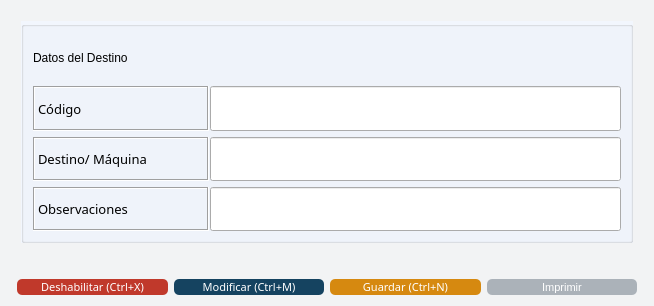
<?xml version="1.0" encoding="UTF-8"?>
<ui version="4.0">
 <class>Detalle_Operario</class>
 <widget class="QWidget" name="Detalle_Operario">
  <property name="geometry">
   <rect>
    <x>0</x>
    <y>0</y>
    <width>654</width>
    <height>306</height>
   </rect>
  </property>
  <property name="sizePolicy">
   <sizepolicy hsizetype="Preferred" vsizetype="Expanding">
    <horstretch>0</horstretch>
    <verstretch>0</verstretch>
   </sizepolicy>
  </property>
  <property name="palette">
   <palette>
    <active>
     <colorrole role="WindowText">
      <brush brushstyle="SolidPattern">
       <color alpha="255">
        <red>0</red>
        <green>0</green>
        <blue>0</blue>
       </color>
      </brush>
     </colorrole>
     <colorrole role="Button">
      <brush brushstyle="SolidPattern">
       <color alpha="255">
        <red>242</red>
        <green>243</green>
        <blue>244</blue>
       </color>
      </brush>
     </colorrole>
     <colorrole role="Light">
      <brush brushstyle="SolidPattern">
       <color alpha="255">
        <red>255</red>
        <green>255</green>
        <blue>255</blue>
       </color>
      </brush>
     </colorrole>
     <colorrole role="Midlight">
      <brush brushstyle="SolidPattern">
       <color alpha="255">
        <red>248</red>
        <green>249</green>
        <blue>249</blue>
       </color>
      </brush>
     </colorrole>
     <colorrole role="Dark">
      <brush brushstyle="SolidPattern">
       <color alpha="255">
        <red>121</red>
        <green>121</green>
        <blue>122</blue>
       </color>
      </brush>
     </colorrole>
     <colorrole role="Mid">
      <brush brushstyle="SolidPattern">
       <color alpha="255">
        <red>161</red>
        <green>162</green>
        <blue>163</blue>
       </color>
      </brush>
     </colorrole>
     <colorrole role="Text">
      <brush brushstyle="SolidPattern">
       <color alpha="255">
        <red>0</red>
        <green>0</green>
        <blue>0</blue>
       </color>
      </brush>
     </colorrole>
     <colorrole role="BrightText">
      <brush brushstyle="SolidPattern">
       <color alpha="255">
        <red>255</red>
        <green>255</green>
        <blue>255</blue>
       </color>
      </brush>
     </colorrole>
     <colorrole role="ButtonText">
      <brush brushstyle="SolidPattern">
       <color alpha="255">
        <red>0</red>
        <green>0</green>
        <blue>0</blue>
       </color>
      </brush>
     </colorrole>
     <colorrole role="Base">
      <brush brushstyle="SolidPattern">
       <color alpha="255">
        <red>255</red>
        <green>255</green>
        <blue>255</blue>
       </color>
      </brush>
     </colorrole>
     <colorrole role="Window">
      <brush brushstyle="SolidPattern">
       <color alpha="255">
        <red>242</red>
        <green>243</green>
        <blue>244</blue>
       </color>
      </brush>
     </colorrole>
     <colorrole role="Shadow">
      <brush brushstyle="SolidPattern">
       <color alpha="255">
        <red>0</red>
        <green>0</green>
        <blue>0</blue>
       </color>
      </brush>
     </colorrole>
     <colorrole role="AlternateBase">
      <brush brushstyle="SolidPattern">
       <color alpha="255">
        <red>248</red>
        <green>249</green>
        <blue>249</blue>
       </color>
      </brush>
     </colorrole>
     <colorrole role="ToolTipBase">
      <brush brushstyle="SolidPattern">
       <color alpha="255">
        <red>255</red>
        <green>255</green>
        <blue>220</blue>
       </color>
      </brush>
     </colorrole>
     <colorrole role="ToolTipText">
      <brush brushstyle="SolidPattern">
       <color alpha="255">
        <red>0</red>
        <green>0</green>
        <blue>0</blue>
       </color>
      </brush>
     </colorrole>
    </active>
    <inactive>
     <colorrole role="WindowText">
      <brush brushstyle="SolidPattern">
       <color alpha="255">
        <red>0</red>
        <green>0</green>
        <blue>0</blue>
       </color>
      </brush>
     </colorrole>
     <colorrole role="Button">
      <brush brushstyle="SolidPattern">
       <color alpha="255">
        <red>242</red>
        <green>243</green>
        <blue>244</blue>
       </color>
      </brush>
     </colorrole>
     <colorrole role="Light">
      <brush brushstyle="SolidPattern">
       <color alpha="255">
        <red>255</red>
        <green>255</green>
        <blue>255</blue>
       </color>
      </brush>
     </colorrole>
     <colorrole role="Midlight">
      <brush brushstyle="SolidPattern">
       <color alpha="255">
        <red>248</red>
        <green>249</green>
        <blue>249</blue>
       </color>
      </brush>
     </colorrole>
     <colorrole role="Dark">
      <brush brushstyle="SolidPattern">
       <color alpha="255">
        <red>121</red>
        <green>121</green>
        <blue>122</blue>
       </color>
      </brush>
     </colorrole>
     <colorrole role="Mid">
      <brush brushstyle="SolidPattern">
       <color alpha="255">
        <red>161</red>
        <green>162</green>
        <blue>163</blue>
       </color>
      </brush>
     </colorrole>
     <colorrole role="Text">
      <brush brushstyle="SolidPattern">
       <color alpha="255">
        <red>0</red>
        <green>0</green>
        <blue>0</blue>
       </color>
      </brush>
     </colorrole>
     <colorrole role="BrightText">
      <brush brushstyle="SolidPattern">
       <color alpha="255">
        <red>255</red>
        <green>255</green>
        <blue>255</blue>
       </color>
      </brush>
     </colorrole>
     <colorrole role="ButtonText">
      <brush brushstyle="SolidPattern">
       <color alpha="255">
        <red>0</red>
        <green>0</green>
        <blue>0</blue>
       </color>
      </brush>
     </colorrole>
     <colorrole role="Base">
      <brush brushstyle="SolidPattern">
       <color alpha="255">
        <red>255</red>
        <green>255</green>
        <blue>255</blue>
       </color>
      </brush>
     </colorrole>
     <colorrole role="Window">
      <brush brushstyle="SolidPattern">
       <color alpha="255">
        <red>242</red>
        <green>243</green>
        <blue>244</blue>
       </color>
      </brush>
     </colorrole>
     <colorrole role="Shadow">
      <brush brushstyle="SolidPattern">
       <color alpha="255">
        <red>0</red>
        <green>0</green>
        <blue>0</blue>
       </color>
      </brush>
     </colorrole>
     <colorrole role="AlternateBase">
      <brush brushstyle="SolidPattern">
       <color alpha="255">
        <red>248</red>
        <green>249</green>
        <blue>249</blue>
       </color>
      </brush>
     </colorrole>
     <colorrole role="ToolTipBase">
      <brush brushstyle="SolidPattern">
       <color alpha="255">
        <red>255</red>
        <green>255</green>
        <blue>220</blue>
       </color>
      </brush>
     </colorrole>
     <colorrole role="ToolTipText">
      <brush brushstyle="SolidPattern">
       <color alpha="255">
        <red>0</red>
        <green>0</green>
        <blue>0</blue>
       </color>
      </brush>
     </colorrole>
    </inactive>
    <disabled>
     <colorrole role="WindowText">
      <brush brushstyle="SolidPattern">
       <color alpha="255">
        <red>121</red>
        <green>121</green>
        <blue>122</blue>
       </color>
      </brush>
     </colorrole>
     <colorrole role="Button">
      <brush brushstyle="SolidPattern">
       <color alpha="255">
        <red>242</red>
        <green>243</green>
        <blue>244</blue>
       </color>
      </brush>
     </colorrole>
     <colorrole role="Light">
      <brush brushstyle="SolidPattern">
       <color alpha="255">
        <red>255</red>
        <green>255</green>
        <blue>255</blue>
       </color>
      </brush>
     </colorrole>
     <colorrole role="Midlight">
      <brush brushstyle="SolidPattern">
       <color alpha="255">
        <red>248</red>
        <green>249</green>
        <blue>249</blue>
       </color>
      </brush>
     </colorrole>
     <colorrole role="Dark">
      <brush brushstyle="SolidPattern">
       <color alpha="255">
        <red>121</red>
        <green>121</green>
        <blue>122</blue>
       </color>
      </brush>
     </colorrole>
     <colorrole role="Mid">
      <brush brushstyle="SolidPattern">
       <color alpha="255">
        <red>161</red>
        <green>162</green>
        <blue>163</blue>
       </color>
      </brush>
     </colorrole>
     <colorrole role="Text">
      <brush brushstyle="SolidPattern">
       <color alpha="255">
        <red>121</red>
        <green>121</green>
        <blue>122</blue>
       </color>
      </brush>
     </colorrole>
     <colorrole role="BrightText">
      <brush brushstyle="SolidPattern">
       <color alpha="255">
        <red>255</red>
        <green>255</green>
        <blue>255</blue>
       </color>
      </brush>
     </colorrole>
     <colorrole role="ButtonText">
      <brush brushstyle="SolidPattern">
       <color alpha="255">
        <red>121</red>
        <green>121</green>
        <blue>122</blue>
       </color>
      </brush>
     </colorrole>
     <colorrole role="Base">
      <brush brushstyle="SolidPattern">
       <color alpha="255">
        <red>242</red>
        <green>243</green>
        <blue>244</blue>
       </color>
      </brush>
     </colorrole>
     <colorrole role="Window">
      <brush brushstyle="SolidPattern">
       <color alpha="255">
        <red>242</red>
        <green>243</green>
        <blue>244</blue>
       </color>
      </brush>
     </colorrole>
     <colorrole role="Shadow">
      <brush brushstyle="SolidPattern">
       <color alpha="255">
        <red>0</red>
        <green>0</green>
        <blue>0</blue>
       </color>
      </brush>
     </colorrole>
     <colorrole role="AlternateBase">
      <brush brushstyle="SolidPattern">
       <color alpha="255">
        <red>242</red>
        <green>243</green>
        <blue>244</blue>
       </color>
      </brush>
     </colorrole>
     <colorrole role="ToolTipBase">
      <brush brushstyle="SolidPattern">
       <color alpha="255">
        <red>255</red>
        <green>255</green>
        <blue>220</blue>
       </color>
      </brush>
     </colorrole>
     <colorrole role="ToolTipText">
      <brush brushstyle="SolidPattern">
       <color alpha="255">
        <red>0</red>
        <green>0</green>
        <blue>0</blue>
       </color>
      </brush>
     </colorrole>
    </disabled>
   </palette>
  </property>
  <property name="windowTitle">
   <string notr="true">Detalles de destino</string>
  </property>
  <property name="windowOpacity">
   <double>13.000000000000000</double>
  </property>
  <layout class="QGridLayout" name="gridLayout_2">
   <item row="1" column="3">
    <widget class="QPushButton" name="btn_nuevo">
     <property name="sizePolicy">
      <sizepolicy hsizetype="Expanding" vsizetype="Fixed">
       <horstretch>0</horstretch>
       <verstretch>0</verstretch>
      </sizepolicy>
     </property>
     <property name="maximumSize">
      <size>
       <width>200</width>
       <height>200</height>
      </size>
     </property>
     <property name="font">
      <font>
       <family>Ariall</family>
       <pointsize>-1</pointsize>
      </font>
     </property>
     <property name="styleSheet">
      <string notr="true">/*Estilos para el botón*/

#btn_nuevo{
	background-color: #D68910  ;
	color: #ffffff;
	font-family: 'Ariall';
	font-size: 11px;
	border-radius: 5px;
	}

#btn_nuevo:hover{
	background-color: #F1C40F ;
	}

</string>
     </property>
     <property name="text">
      <string>Guardar (Ctrl+N)</string>
     </property>
     <property name="icon">
      <iconset>
       <normaloff>../ico/save.ico</normaloff>../ico/save.ico</iconset>
     </property>
     <property name="iconSize">
      <size>
       <width>40</width>
       <height>40</height>
      </size>
     </property>
     <property name="shortcut">
      <string>Ctrl+N</string>
     </property>
    </widget>
   </item>
   <item row="1" column="1">
    <widget class="QPushButton" name="btn_deshabilitar">
     <property name="sizePolicy">
      <sizepolicy hsizetype="Expanding" vsizetype="Fixed">
       <horstretch>0</horstretch>
       <verstretch>0</verstretch>
      </sizepolicy>
     </property>
     <property name="maximumSize">
      <size>
       <width>200</width>
       <height>200</height>
      </size>
     </property>
     <property name="palette">
      <palette>
       <active>
        <colorrole role="WindowText">
         <brush brushstyle="SolidPattern">
          <color alpha="255">
           <red>255</red>
           <green>255</green>
           <blue>255</blue>
          </color>
         </brush>
        </colorrole>
        <colorrole role="Button">
         <brush brushstyle="SolidPattern">
          <color alpha="255">
           <red>192</red>
           <green>57</green>
           <blue>43</blue>
          </color>
         </brush>
        </colorrole>
        <colorrole role="Light">
         <brush brushstyle="SolidPattern">
          <color alpha="255">
           <red>127</red>
           <green>255</green>
           <blue>191</blue>
          </color>
         </brush>
        </colorrole>
        <colorrole role="Midlight">
         <brush brushstyle="SolidPattern">
          <color alpha="255">
           <red>106</red>
           <green>212</green>
           <blue>159</blue>
          </color>
         </brush>
        </colorrole>
        <colorrole role="Dark">
         <brush brushstyle="SolidPattern">
          <color alpha="255">
           <red>42</red>
           <green>85</green>
           <blue>63</blue>
          </color>
         </brush>
        </colorrole>
        <colorrole role="Mid">
         <brush brushstyle="SolidPattern">
          <color alpha="255">
           <red>56</red>
           <green>113</green>
           <blue>84</blue>
          </color>
         </brush>
        </colorrole>
        <colorrole role="Text">
         <brush brushstyle="SolidPattern">
          <color alpha="255">
           <red>255</red>
           <green>255</green>
           <blue>255</blue>
          </color>
         </brush>
        </colorrole>
        <colorrole role="BrightText">
         <brush brushstyle="SolidPattern">
          <color alpha="255">
           <red>255</red>
           <green>255</green>
           <blue>255</blue>
          </color>
         </brush>
        </colorrole>
        <colorrole role="ButtonText">
         <brush brushstyle="SolidPattern">
          <color alpha="255">
           <red>255</red>
           <green>255</green>
           <blue>255</blue>
          </color>
         </brush>
        </colorrole>
        <colorrole role="Base">
         <brush brushstyle="SolidPattern">
          <color alpha="255">
           <red>192</red>
           <green>57</green>
           <blue>43</blue>
          </color>
         </brush>
        </colorrole>
        <colorrole role="Window">
         <brush brushstyle="SolidPattern">
          <color alpha="255">
           <red>192</red>
           <green>57</green>
           <blue>43</blue>
          </color>
         </brush>
        </colorrole>
        <colorrole role="Shadow">
         <brush brushstyle="SolidPattern">
          <color alpha="255">
           <red>0</red>
           <green>0</green>
           <blue>0</blue>
          </color>
         </brush>
        </colorrole>
        <colorrole role="AlternateBase">
         <brush brushstyle="SolidPattern">
          <color alpha="255">
           <red>170</red>
           <green>212</green>
           <blue>191</blue>
          </color>
         </brush>
        </colorrole>
        <colorrole role="ToolTipBase">
         <brush brushstyle="SolidPattern">
          <color alpha="255">
           <red>255</red>
           <green>255</green>
           <blue>220</blue>
          </color>
         </brush>
        </colorrole>
        <colorrole role="ToolTipText">
         <brush brushstyle="SolidPattern">
          <color alpha="255">
           <red>0</red>
           <green>0</green>
           <blue>0</blue>
          </color>
         </brush>
        </colorrole>
       </active>
       <inactive>
        <colorrole role="WindowText">
         <brush brushstyle="SolidPattern">
          <color alpha="255">
           <red>255</red>
           <green>255</green>
           <blue>255</blue>
          </color>
         </brush>
        </colorrole>
        <colorrole role="Button">
         <brush brushstyle="SolidPattern">
          <color alpha="255">
           <red>192</red>
           <green>57</green>
           <blue>43</blue>
          </color>
         </brush>
        </colorrole>
        <colorrole role="Light">
         <brush brushstyle="SolidPattern">
          <color alpha="255">
           <red>127</red>
           <green>255</green>
           <blue>191</blue>
          </color>
         </brush>
        </colorrole>
        <colorrole role="Midlight">
         <brush brushstyle="SolidPattern">
          <color alpha="255">
           <red>106</red>
           <green>212</green>
           <blue>159</blue>
          </color>
         </brush>
        </colorrole>
        <colorrole role="Dark">
         <brush brushstyle="SolidPattern">
          <color alpha="255">
           <red>42</red>
           <green>85</green>
           <blue>63</blue>
          </color>
         </brush>
        </colorrole>
        <colorrole role="Mid">
         <brush brushstyle="SolidPattern">
          <color alpha="255">
           <red>56</red>
           <green>113</green>
           <blue>84</blue>
          </color>
         </brush>
        </colorrole>
        <colorrole role="Text">
         <brush brushstyle="SolidPattern">
          <color alpha="255">
           <red>255</red>
           <green>255</green>
           <blue>255</blue>
          </color>
         </brush>
        </colorrole>
        <colorrole role="BrightText">
         <brush brushstyle="SolidPattern">
          <color alpha="255">
           <red>255</red>
           <green>255</green>
           <blue>255</blue>
          </color>
         </brush>
        </colorrole>
        <colorrole role="ButtonText">
         <brush brushstyle="SolidPattern">
          <color alpha="255">
           <red>255</red>
           <green>255</green>
           <blue>255</blue>
          </color>
         </brush>
        </colorrole>
        <colorrole role="Base">
         <brush brushstyle="SolidPattern">
          <color alpha="255">
           <red>192</red>
           <green>57</green>
           <blue>43</blue>
          </color>
         </brush>
        </colorrole>
        <colorrole role="Window">
         <brush brushstyle="SolidPattern">
          <color alpha="255">
           <red>192</red>
           <green>57</green>
           <blue>43</blue>
          </color>
         </brush>
        </colorrole>
        <colorrole role="Shadow">
         <brush brushstyle="SolidPattern">
          <color alpha="255">
           <red>0</red>
           <green>0</green>
           <blue>0</blue>
          </color>
         </brush>
        </colorrole>
        <colorrole role="AlternateBase">
         <brush brushstyle="SolidPattern">
          <color alpha="255">
           <red>170</red>
           <green>212</green>
           <blue>191</blue>
          </color>
         </brush>
        </colorrole>
        <colorrole role="ToolTipBase">
         <brush brushstyle="SolidPattern">
          <color alpha="255">
           <red>255</red>
           <green>255</green>
           <blue>220</blue>
          </color>
         </brush>
        </colorrole>
        <colorrole role="ToolTipText">
         <brush brushstyle="SolidPattern">
          <color alpha="255">
           <red>0</red>
           <green>0</green>
           <blue>0</blue>
          </color>
         </brush>
        </colorrole>
       </inactive>
       <disabled>
        <colorrole role="WindowText">
         <brush brushstyle="SolidPattern">
          <color alpha="255">
           <red>255</red>
           <green>255</green>
           <blue>255</blue>
          </color>
         </brush>
        </colorrole>
        <colorrole role="Button">
         <brush brushstyle="SolidPattern">
          <color alpha="255">
           <red>192</red>
           <green>57</green>
           <blue>43</blue>
          </color>
         </brush>
        </colorrole>
        <colorrole role="Light">
         <brush brushstyle="SolidPattern">
          <color alpha="255">
           <red>127</red>
           <green>255</green>
           <blue>191</blue>
          </color>
         </brush>
        </colorrole>
        <colorrole role="Midlight">
         <brush brushstyle="SolidPattern">
          <color alpha="255">
           <red>106</red>
           <green>212</green>
           <blue>159</blue>
          </color>
         </brush>
        </colorrole>
        <colorrole role="Dark">
         <brush brushstyle="SolidPattern">
          <color alpha="255">
           <red>42</red>
           <green>85</green>
           <blue>63</blue>
          </color>
         </brush>
        </colorrole>
        <colorrole role="Mid">
         <brush brushstyle="SolidPattern">
          <color alpha="255">
           <red>56</red>
           <green>113</green>
           <blue>84</blue>
          </color>
         </brush>
        </colorrole>
        <colorrole role="Text">
         <brush brushstyle="SolidPattern">
          <color alpha="255">
           <red>255</red>
           <green>255</green>
           <blue>255</blue>
          </color>
         </brush>
        </colorrole>
        <colorrole role="BrightText">
         <brush brushstyle="SolidPattern">
          <color alpha="255">
           <red>255</red>
           <green>255</green>
           <blue>255</blue>
          </color>
         </brush>
        </colorrole>
        <colorrole role="ButtonText">
         <brush brushstyle="SolidPattern">
          <color alpha="255">
           <red>255</red>
           <green>255</green>
           <blue>255</blue>
          </color>
         </brush>
        </colorrole>
        <colorrole role="Base">
         <brush brushstyle="SolidPattern">
          <color alpha="255">
           <red>192</red>
           <green>57</green>
           <blue>43</blue>
          </color>
         </brush>
        </colorrole>
        <colorrole role="Window">
         <brush brushstyle="SolidPattern">
          <color alpha="255">
           <red>192</red>
           <green>57</green>
           <blue>43</blue>
          </color>
         </brush>
        </colorrole>
        <colorrole role="Shadow">
         <brush brushstyle="SolidPattern">
          <color alpha="255">
           <red>0</red>
           <green>0</green>
           <blue>0</blue>
          </color>
         </brush>
        </colorrole>
        <colorrole role="AlternateBase">
         <brush brushstyle="SolidPattern">
          <color alpha="255">
           <red>85</red>
           <green>170</green>
           <blue>127</blue>
          </color>
         </brush>
        </colorrole>
        <colorrole role="ToolTipBase">
         <brush brushstyle="SolidPattern">
          <color alpha="255">
           <red>255</red>
           <green>255</green>
           <blue>220</blue>
          </color>
         </brush>
        </colorrole>
        <colorrole role="ToolTipText">
         <brush brushstyle="SolidPattern">
          <color alpha="255">
           <red>0</red>
           <green>0</green>
           <blue>0</blue>
          </color>
         </brush>
        </colorrole>
       </disabled>
      </palette>
     </property>
     <property name="font">
      <font>
       <family>Ariall</family>
       <pointsize>-1</pointsize>
      </font>
     </property>
     <property name="styleSheet">
      <string notr="true">#btn_deshabilitar{
	background-color: #C0392B ;
	color: #ffffff;
	font-family: 'Ariall';
	font-size: 11px;
	border-radius: 5px;
	}

#btn_deshabilitar:hover{
	background-color: #DF013A;
	}
</string>
     </property>
     <property name="text">
      <string>Deshabilitar (Ctrl+X)</string>
     </property>
     <property name="icon">
      <iconset>
       <normaloff>../ico/remove_from_database.ico</normaloff>../ico/remove_from_database.ico</iconset>
     </property>
     <property name="iconSize">
      <size>
       <width>40</width>
       <height>40</height>
      </size>
     </property>
    </widget>
   </item>
   <item row="1" column="2">
    <widget class="QPushButton" name="btn_modificar">
     <property name="sizePolicy">
      <sizepolicy hsizetype="Expanding" vsizetype="Fixed">
       <horstretch>0</horstretch>
       <verstretch>0</verstretch>
      </sizepolicy>
     </property>
     <property name="maximumSize">
      <size>
       <width>200</width>
       <height>200</height>
      </size>
     </property>
     <property name="font">
      <font>
       <family>Ariall</family>
       <pointsize>-1</pointsize>
      </font>
     </property>
     <property name="styleSheet">
      <string notr="true">/*Estilos para el botón*/
#btn_modificar{
	background-color: #154360;
	color: #ffffff;
	font-family: 'Ariall';
	font-size: 11px;
	border-radius: 5px;
	}

#btn_modificar:hover{
	background-color: #0101DF;
	}

</string>
     </property>
     <property name="text">
      <string>Modificar (Ctrl+M)</string>
     </property>
     <property name="icon">
      <iconset>
       <normaloff>../ico/edit.ico</normaloff>../ico/edit.ico</iconset>
     </property>
     <property name="iconSize">
      <size>
       <width>40</width>
       <height>40</height>
      </size>
     </property>
     <property name="shortcut">
      <string>Ctrl+M</string>
     </property>
     <property name="checkable">
      <bool>false</bool>
     </property>
     <property name="autoDefault">
      <bool>false</bool>
     </property>
    </widget>
   </item>
   <item row="1" column="4">
    <widget class="QPushButton" name="btn_imprimir">
     <property name="sizePolicy">
      <sizepolicy hsizetype="Expanding" vsizetype="Fixed">
       <horstretch>0</horstretch>
       <verstretch>0</verstretch>
      </sizepolicy>
     </property>
     <property name="maximumSize">
      <size>
       <width>200</width>
       <height>200</height>
      </size>
     </property>
     <property name="styleSheet">
      <string notr="true">#btn_imprimir{
	background-color: #ABB2B9;
	color: #ffffff;
	font-family: 'Ariall';
	font-size: 11px;
	border-radius: 5px;
	}

#btn_imprimir:hover{
	background-color: #D0D3D4 ;
	}</string>
     </property>
     <property name="text">
      <string>Imprimir</string>
     </property>
     <property name="icon">
      <iconset>
       <normaloff>../ico/hardware-page-peripheral-print-printer-icon--icon-search-engine-13.png</normaloff>../ico/hardware-page-peripheral-print-printer-icon--icon-search-engine-13.png</iconset>
     </property>
     <property name="iconSize">
      <size>
       <width>40</width>
       <height>40</height>
      </size>
     </property>
    </widget>
   </item>
   <item row="0" column="0" colspan="6">
    <layout class="QGridLayout" name="gridLayout" rowstretch="90,0" columnstretch="20,0">
     <property name="leftMargin">
      <number>10</number>
     </property>
     <property name="topMargin">
      <number>10</number>
     </property>
     <property name="rightMargin">
      <number>10</number>
     </property>
     <property name="bottomMargin">
      <number>10</number>
     </property>
     <item row="0" column="0" colspan="2">
      <widget class="QGroupBox" name="groupBox_2">
       <property name="font">
        <font>
         <family>Arial</family>
         <pointsize>10</pointsize>
         <weight>75</weight>
         <bold>true</bold>
        </font>
       </property>
       <property name="styleSheet">
        <string notr="true">#groupBox_2{
	background-color: #F2F6FD;
	}</string>
       </property>
       <property name="title">
        <string/>
       </property>
       <layout class="QGridLayout" name="gridLayout_5" columnstretch="30,70">
        <property name="horizontalSpacing">
         <number>1</number>
        </property>
        <item row="3" column="1">
         <widget class="QLineEdit" name="des_descripcion">
          <property name="enabled">
           <bool>true</bool>
          </property>
          <property name="sizePolicy">
           <sizepolicy hsizetype="Expanding" vsizetype="Expanding">
            <horstretch>0</horstretch>
            <verstretch>0</verstretch>
           </sizepolicy>
          </property>
          <property name="font">
           <font>
            <family>DokChampa</family>
            <pointsize>10</pointsize>
            <weight>50</weight>
            <bold>false</bold>
           </font>
          </property>
          <property name="text">
           <string/>
          </property>
         </widget>
        </item>
        <item row="1" column="1">
         <widget class="QLineEdit" name="des_id">
          <property name="sizePolicy">
           <sizepolicy hsizetype="Expanding" vsizetype="Expanding">
            <horstretch>0</horstretch>
            <verstretch>0</verstretch>
           </sizepolicy>
          </property>
          <property name="font">
           <font>
            <family>DokChampa</family>
            <pointsize>10</pointsize>
            <weight>50</weight>
            <bold>false</bold>
           </font>
          </property>
          <property name="text">
           <string/>
          </property>
         </widget>
        </item>
        <item row="1" column="0">
         <widget class="QLabel" name="label_codigo">
          <property name="sizePolicy">
           <sizepolicy hsizetype="Expanding" vsizetype="Expanding">
            <horstretch>0</horstretch>
            <verstretch>0</verstretch>
           </sizepolicy>
          </property>
          <property name="font">
           <font>
            <family>DokChampa</family>
            <pointsize>10</pointsize>
            <weight>50</weight>
            <bold>false</bold>
           </font>
          </property>
          <property name="styleSheet">
           <string notr="true">#label_legajo{
	background-color: #ECF0F1;
	}</string>
          </property>
          <property name="frameShape">
           <enum>QFrame::Box</enum>
          </property>
          <property name="frameShadow">
           <enum>QFrame::Sunken</enum>
          </property>
          <property name="text">
           <string>Código</string>
          </property>
         </widget>
        </item>
        <item row="3" column="0">
         <widget class="QLabel" name="label_observaciones">
          <property name="sizePolicy">
           <sizepolicy hsizetype="Expanding" vsizetype="Preferred">
            <horstretch>0</horstretch>
            <verstretch>0</verstretch>
           </sizepolicy>
          </property>
          <property name="font">
           <font>
            <family>DokChampa</family>
            <pointsize>10</pointsize>
            <weight>50</weight>
            <bold>false</bold>
           </font>
          </property>
          <property name="styleSheet">
           <string notr="true">#label_nombre{
	background-color: #ECF0F1;
	}</string>
          </property>
          <property name="frameShape">
           <enum>QFrame::Box</enum>
          </property>
          <property name="frameShadow">
           <enum>QFrame::Sunken</enum>
          </property>
          <property name="text">
           <string>Observaciones</string>
          </property>
         </widget>
        </item>
        <item row="2" column="1">
         <widget class="QLineEdit" name="des_maquina">
          <property name="sizePolicy">
           <sizepolicy hsizetype="Expanding" vsizetype="Expanding">
            <horstretch>0</horstretch>
            <verstretch>0</verstretch>
           </sizepolicy>
          </property>
          <property name="font">
           <font>
            <family>DokChampa</family>
            <pointsize>10</pointsize>
            <weight>50</weight>
            <bold>false</bold>
           </font>
          </property>
          <property name="text">
           <string/>
          </property>
         </widget>
        </item>
        <item row="2" column="0">
         <widget class="QLabel" name="label_maquina">
          <property name="sizePolicy">
           <sizepolicy hsizetype="Expanding" vsizetype="Expanding">
            <horstretch>0</horstretch>
            <verstretch>0</verstretch>
           </sizepolicy>
          </property>
          <property name="font">
           <font>
            <family>DokChampa</family>
            <pointsize>10</pointsize>
            <weight>50</weight>
            <bold>false</bold>
           </font>
          </property>
          <property name="styleSheet">
           <string notr="true">#label_apellido{
	background-color: #ECF0F1;
	}</string>
          </property>
          <property name="frameShape">
           <enum>QFrame::Box</enum>
          </property>
          <property name="frameShadow">
           <enum>QFrame::Sunken</enum>
          </property>
          <property name="text">
           <string>Destino/ Máquina</string>
          </property>
         </widget>
        </item>
        <item row="0" column="0">
         <widget class="QLabel" name="label">
          <property name="sizePolicy">
           <sizepolicy hsizetype="Expanding" vsizetype="Expanding">
            <horstretch>0</horstretch>
            <verstretch>0</verstretch>
           </sizepolicy>
          </property>
          <property name="text">
           <string>Datos del Destino</string>
          </property>
         </widget>
        </item>
       </layout>
      </widget>
     </item>
     <item row="1" column="0" colspan="2">
      <spacer name="horizontalSpacer">
       <property name="orientation">
        <enum>Qt::Horizontal</enum>
       </property>
       <property name="sizeHint" stdset="0">
        <size>
         <width>40</width>
         <height>20</height>
        </size>
       </property>
      </spacer>
     </item>
    </layout>
   </item>
  </layout>
 </widget>
 <tabstops>
  <tabstop>des_id</tabstop>
  <tabstop>des_maquina</tabstop>
  <tabstop>des_descripcion</tabstop>
 </tabstops>
 <resources/>
 <connections/>
</ui>
